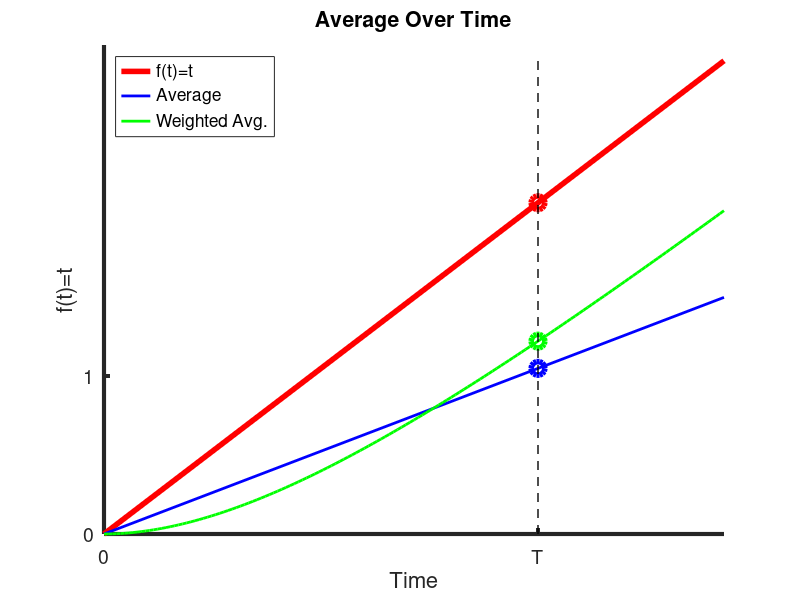

Reproduce this figure in MATLAB.
clf
set(gca,'LineWidth',3.0);
set(gca,'FontSize',14);
xlabel('Time','FontSize',16);
ylabel('f(t)=t','FontSize',16);
title('Average Over Time');
axis([0.0 3.0 0.0 3.1])

hold on
plot([0 3],[0 3],'r','LineWidth',4.0);
a = plot(2.1,2.1,'ro','markersize',10,'LineWidth',4.0);
a = plot(2.1,2.1/2,'bo','markersize',10,'LineWidth',4.0);

set(gca,'XTickLabelMode','manual')
set(gca,'XTick',[0 2.1])
set(gca,'XTickLabel',{'0';'T'})

set(gca,'YTickLabelMode','manual')
set(gca,'YTick',[0 1.0])
set(gca,'YTickLabel',{'0';'1'})

%print -dpng 'linearAverage.png' '-r 600'


clf
set(gca,'LineWidth',3.0);
set(gca,'FontSize',14);
xlabel('Time','FontSize',16);
ylabel('f(t)','FontSize',16);
title('Weight Over Time');
axis([0.0 3.0 0.0 1.1])

hold on
t = 0.0:0.02:3.0;
plot(t,exp(-t),'r','LineWidth',4.0);

set(gca,'XTickLabelMode','manual')
set(gca,'XTick',[0 2.1])
set(gca,'XTickLabel',{'0';'T'})

set(gca,'YTickLabelMode','manual')
set(gca,'YTick',[0 1.0])
set(gca,'YTickLabel',{'0';'1'})

%print -dpng 'exponentialDecay.png' '-r 600'

clf
set(gca,'LineWidth',3.0);
set(gca,'FontSize',14);
xlabel('Time','FontSize',16);
ylabel('f(T-t)','FontSize',16);
title('Translated Weight Over Time');
axis([0.0 3.0 0.0 1.1])

hold on
t = 0.0:0.02:3.0;
plot(t,exp(-2.1+t),'r','LineWidth',4.0);
plot([0 3],[1 1],'b--','LineWidth',3.0);

set(gca,'XTickLabelMode','manual')
set(gca,'XTick',[0 2.1])
set(gca,'XTickLabel',{'0';'T'})

set(gca,'YTickLabelMode','manual')
set(gca,'YTick',[0 1.0])
set(gca,'YTickLabel',{'0';'1'})

%print -dpng 'backwardsExponentialDecay.png' '-r 600'

clf
set(gca,'LineWidth',3.0);
set(gca,'FontSize',14);
xlabel('Time','FontSize',16);
ylabel('f(t)=t','FontSize',16);
title('Average Over Time');
axis([0.0 3.0 0.0 3.1])

hold on
plot([0 3],[0 3],'r','LineWidth',4.0);
plot([0 3],[0 3/2],'b','LineWidth',2.0);
plot(t,t-1+exp(-t),'g','LineWidth',2.0);
a = plot(2.1,2.1,'ro','markersize',10,'LineWidth',4.0);
a = plot(2.1,2.1/2,'bo','markersize',10,'LineWidth',4.0);
a = plot(2.1,2.1-1+exp(-2.1),'go','markersize',10,'LineWidth',4.0);
plot([2.1 2.1],[0 3],'k--','LineWidth',1.0);
legend('f(t)=t','Average','Weighted Avg.','Location','NorthWest')

set(gca,'XTickLabelMode','manual')
set(gca,'XTick',[0 2.1])
set(gca,'XTickLabel',{'0';'T'})

set(gca,'YTickLabelMode','manual')
set(gca,'YTick',[0 1.0])
set(gca,'YTickLabel',{'0';'1'})

print -dpng 'weightedLinearAverage.png' '-r 600'
